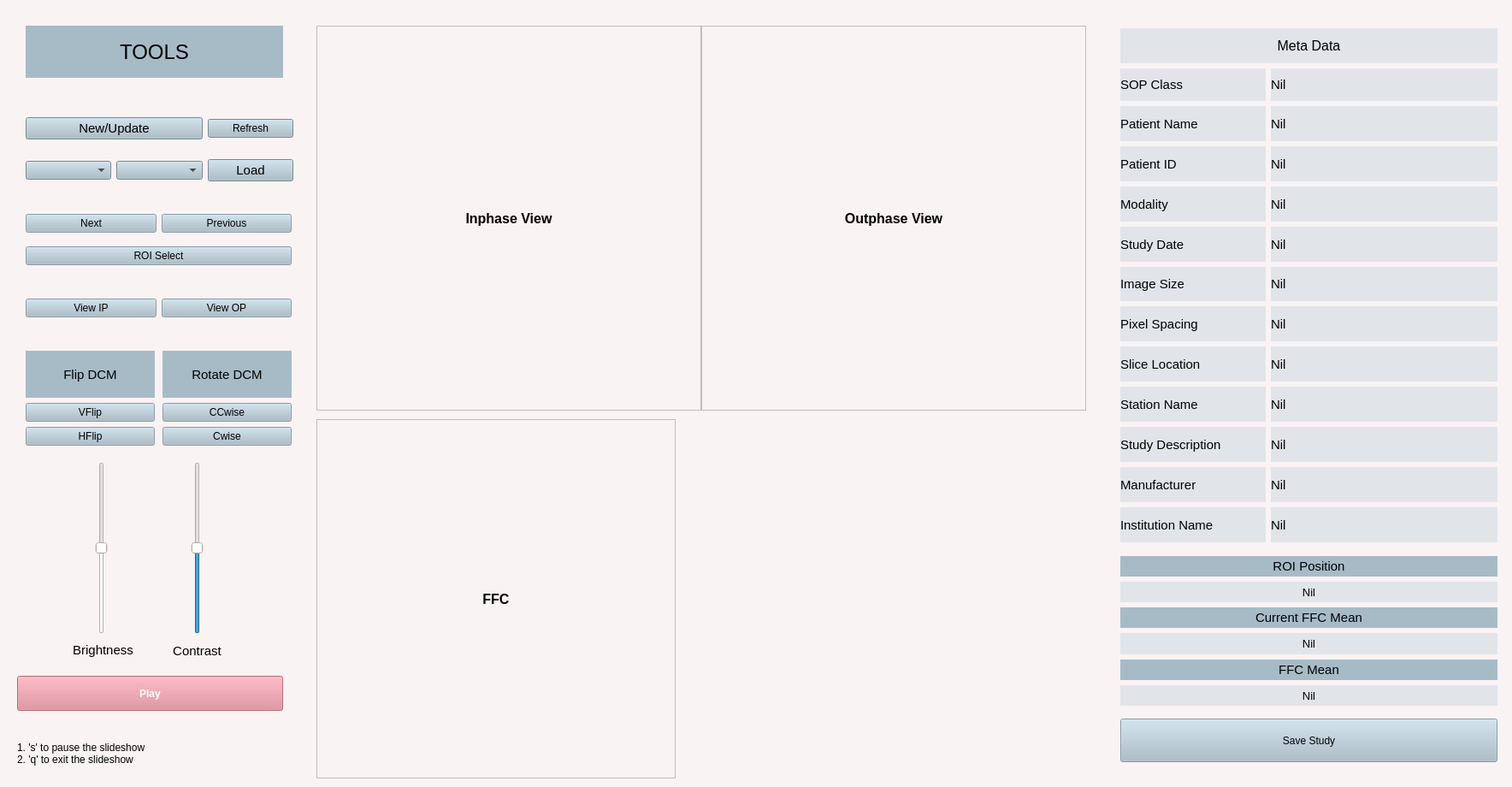
<?xml version="1.0" encoding="UTF-8"?>
<ui version="4.0">
 <class>dicomWindow</class>
 <widget class="QDialog" name="dicomWindow">
  <property name="geometry">
   <rect>
    <x>0</x>
    <y>0</y>
    <width>1768</width>
    <height>920</height>
   </rect>
  </property>
  <property name="maximumSize">
   <size>
    <width>1768</width>
    <height>920</height>
   </size>
  </property>
  <property name="windowTitle">
   <string>Dicom Viewer</string>
  </property>
  <property name="styleSheet">
   <string notr="true">background-color: rgb(250,243,243)</string>
  </property>
  <property name="sizeGripEnabled">
   <bool>false</bool>
  </property>
  <property name="modal">
   <bool>false</bool>
  </property>
  <widget class="QLabel" name="ipView">
   <property name="geometry">
    <rect>
     <x>370</x>
     <y>30</y>
     <width>450</width>
     <height>450</height>
    </rect>
   </property>
   <property name="maximumSize">
    <size>
     <width>450</width>
     <height>450</height>
    </size>
   </property>
   <property name="font">
    <font>
     <pointsize>12</pointsize>
     <weight>75</weight>
     <bold>true</bold>
    </font>
   </property>
   <property name="layoutDirection">
    <enum>Qt::RightToLeft</enum>
   </property>
   <property name="styleSheet">
    <string notr="true">


color: rgb(0,0,0);
</string>
   </property>
   <property name="frameShape">
    <enum>QFrame::StyledPanel</enum>
   </property>
   <property name="text">
    <string>Inphase View</string>
   </property>
   <property name="alignment">
    <set>Qt::AlignCenter</set>
   </property>
  </widget>
  <widget class="QLabel" name="opView">
   <property name="geometry">
    <rect>
     <x>820</x>
     <y>30</y>
     <width>450</width>
     <height>450</height>
    </rect>
   </property>
   <property name="maximumSize">
    <size>
     <width>480</width>
     <height>480</height>
    </size>
   </property>
   <property name="font">
    <font>
     <pointsize>12</pointsize>
     <weight>75</weight>
     <bold>true</bold>
    </font>
   </property>
   <property name="styleSheet">
    <string notr="true">color: rgb(0,0,0);</string>
   </property>
   <property name="frameShape">
    <enum>QFrame::StyledPanel</enum>
   </property>
   <property name="text">
    <string>Outphase View</string>
   </property>
   <property name="alignment">
    <set>Qt::AlignCenter</set>
   </property>
  </widget>
  <widget class="QWidget" name="layoutWidget">
   <property name="geometry">
    <rect>
     <x>1310</x>
     <y>33</y>
     <width>441</width>
     <height>601</height>
    </rect>
   </property>
   <layout class="QGridLayout" name="DataLayout">
    <property name="leftMargin">
     <number>0</number>
    </property>
    <item row="8" column="0">
     <widget class="QLabel" name="slicingLocLbl">
      <property name="font">
       <font>
        <family>Segoe UI</family>
        <pointsize>11</pointsize>
        <weight>50</weight>
        <italic>false</italic>
        <bold>false</bold>
       </font>
      </property>
      <property name="styleSheet">
       <string notr="true">color: rgb(0,0,0);
background-color: rgb(225,229,234)
</string>
      </property>
      <property name="text">
       <string>Slice Location</string>
      </property>
     </widget>
    </item>
    <item row="6" column="0">
     <widget class="QLabel" name="imgSizLbl">
      <property name="font">
       <font>
        <family>Segoe UI</family>
        <pointsize>11</pointsize>
        <weight>50</weight>
        <italic>false</italic>
        <bold>false</bold>
       </font>
      </property>
      <property name="styleSheet">
       <string notr="true">color: rgb(0,0,0);
background-color: rgb(225,229,234)
</string>
      </property>
      <property name="text">
       <string>Image Size</string>
      </property>
     </widget>
    </item>
    <item row="4" column="1">
     <widget class="QLabel" name="modalityDat">
      <property name="font">
       <font>
        <family>Segoe UI</family>
        <pointsize>11</pointsize>
        <weight>50</weight>
        <italic>false</italic>
        <bold>false</bold>
       </font>
      </property>
      <property name="styleSheet">
       <string notr="true">color: rgb(0,0,0);
background-color: rgb(225,229,234)

</string>
      </property>
      <property name="text">
       <string>Nil</string>
      </property>
     </widget>
    </item>
    <item row="6" column="1">
     <widget class="QLabel" name="imgSizDat">
      <property name="font">
       <font>
        <family>Segoe UI</family>
        <pointsize>11</pointsize>
        <weight>50</weight>
        <italic>false</italic>
        <bold>false</bold>
       </font>
      </property>
      <property name="styleSheet">
       <string notr="true">color: rgb(0,0,0);
background-color: rgb(225,229,234)
</string>
      </property>
      <property name="text">
       <string>Nil</string>
      </property>
     </widget>
    </item>
    <item row="2" column="1">
     <widget class="QLabel" name="pNameDat">
      <property name="font">
       <font>
        <family>Segoe UI</family>
        <pointsize>11</pointsize>
        <weight>50</weight>
        <italic>false</italic>
        <bold>false</bold>
       </font>
      </property>
      <property name="styleSheet">
       <string notr="true">color: rgb(0,0,0);
background-color: rgb(225,229,234)
</string>
      </property>
      <property name="text">
       <string>Nil</string>
      </property>
     </widget>
    </item>
    <item row="9" column="1">
     <widget class="QLabel" name="stnNameDat">
      <property name="font">
       <font>
        <family>Segoe UI</family>
        <pointsize>11</pointsize>
        <weight>50</weight>
        <italic>false</italic>
        <bold>false</bold>
       </font>
      </property>
      <property name="styleSheet">
       <string notr="true">color: rgb(0,0,0);
background-color: rgb(225,229,234)
</string>
      </property>
      <property name="text">
       <string>Nil</string>
      </property>
     </widget>
    </item>
    <item row="10" column="0">
     <widget class="QLabel" name="stdyDiscLbl">
      <property name="font">
       <font>
        <family>Segoe UI</family>
        <pointsize>11</pointsize>
        <weight>50</weight>
        <italic>false</italic>
        <bold>false</bold>
       </font>
      </property>
      <property name="styleSheet">
       <string notr="true">color: rgb(0,0,0);
background-color: rgb(225,229,234)
</string>
      </property>
      <property name="text">
       <string>Study Description</string>
      </property>
     </widget>
    </item>
    <item row="8" column="1">
     <widget class="QLabel" name="slicingLocDat">
      <property name="font">
       <font>
        <family>Segoe UI</family>
        <pointsize>11</pointsize>
        <weight>50</weight>
        <italic>false</italic>
        <bold>false</bold>
       </font>
      </property>
      <property name="styleSheet">
       <string notr="true">color: rgb(0,0,0);
background-color: rgb(225,229,234)
</string>
      </property>
      <property name="text">
       <string>Nil</string>
      </property>
     </widget>
    </item>
    <item row="1" column="0">
     <widget class="QLabel" name="sosClassLbl">
      <property name="maximumSize">
       <size>
        <width>170</width>
        <height>38</height>
       </size>
      </property>
      <property name="font">
       <font>
        <family>Segoe UI</family>
        <pointsize>11</pointsize>
        <weight>50</weight>
        <italic>false</italic>
        <bold>false</bold>
       </font>
      </property>
      <property name="styleSheet">
       <string notr="true">color: rgb(0,0,0);
background-color: rgb(225,229,234)
</string>
      </property>
      <property name="text">
       <string>SOP Class</string>
      </property>
     </widget>
    </item>
    <item row="7" column="1">
     <widget class="QLabel" name="pxlSpaceDat">
      <property name="font">
       <font>
        <family>Segoe UI</family>
        <pointsize>11</pointsize>
        <weight>50</weight>
        <italic>false</italic>
        <bold>false</bold>
       </font>
      </property>
      <property name="styleSheet">
       <string notr="true">color: rgb(0,0,0);
background-color: rgb(225,229,234)
</string>
      </property>
      <property name="text">
       <string>Nil</string>
      </property>
     </widget>
    </item>
    <item row="4" column="0">
     <widget class="QLabel" name="modalityLbl">
      <property name="font">
       <font>
        <family>Segoe UI</family>
        <pointsize>11</pointsize>
        <weight>50</weight>
        <italic>false</italic>
        <bold>false</bold>
       </font>
      </property>
      <property name="styleSheet">
       <string notr="true">color: rgb(0,0,0);
background-color: rgb(225,229,234)
</string>
      </property>
      <property name="text">
       <string>Modality</string>
      </property>
     </widget>
    </item>
    <item row="5" column="1">
     <widget class="QLabel" name="stdyDateDat">
      <property name="font">
       <font>
        <family>Segoe UI</family>
        <pointsize>11</pointsize>
        <weight>50</weight>
        <italic>false</italic>
        <bold>false</bold>
       </font>
      </property>
      <property name="styleSheet">
       <string notr="true">color: rgb(0,0,0);
background-color: rgb(225,229,234)

</string>
      </property>
      <property name="text">
       <string>Nil</string>
      </property>
     </widget>
    </item>
    <item row="2" column="0">
     <widget class="QLabel" name="pNameLbl">
      <property name="font">
       <font>
        <family>Segoe UI</family>
        <pointsize>11</pointsize>
        <weight>50</weight>
        <italic>false</italic>
        <bold>false</bold>
       </font>
      </property>
      <property name="styleSheet">
       <string notr="true">color: rgb(0,0,0);
background-color: rgb(225,229,234)
</string>
      </property>
      <property name="text">
       <string>Patient Name</string>
      </property>
     </widget>
    </item>
    <item row="11" column="0">
     <widget class="QLabel" name="mnfLbl">
      <property name="font">
       <font>
        <family>Segoe UI</family>
        <pointsize>11</pointsize>
        <weight>50</weight>
        <italic>false</italic>
        <bold>false</bold>
       </font>
      </property>
      <property name="styleSheet">
       <string notr="true">color: rgb(0,0,0);
background-color: rgb(225,229,234)
</string>
      </property>
      <property name="text">
       <string>Manufacturer</string>
      </property>
     </widget>
    </item>
    <item row="7" column="0">
     <widget class="QLabel" name="pxlSpaceLbl">
      <property name="font">
       <font>
        <family>Segoe UI</family>
        <pointsize>11</pointsize>
        <weight>50</weight>
        <italic>false</italic>
        <bold>false</bold>
       </font>
      </property>
      <property name="styleSheet">
       <string notr="true">color: rgb(0,0,0);
background-color: rgb(225,229,234)
</string>
      </property>
      <property name="text">
       <string>Pixel Spacing</string>
      </property>
     </widget>
    </item>
    <item row="3" column="1">
     <widget class="QLabel" name="pIDDat">
      <property name="font">
       <font>
        <family>Segoe UI</family>
        <pointsize>11</pointsize>
        <weight>50</weight>
        <italic>false</italic>
        <bold>false</bold>
       </font>
      </property>
      <property name="styleSheet">
       <string notr="true">color: rgb(0,0,0);
background-color: rgb(225,229,234)
</string>
      </property>
      <property name="text">
       <string>Nil</string>
      </property>
     </widget>
    </item>
    <item row="1" column="1">
     <widget class="QLabel" name="sosClassDat">
      <property name="font">
       <font>
        <family>Segoe UI</family>
        <pointsize>11</pointsize>
        <weight>50</weight>
        <italic>false</italic>
        <bold>false</bold>
       </font>
      </property>
      <property name="styleSheet">
       <string notr="true">color: rgb(0,0,0);
background-color: rgb(225,229,234)

</string>
      </property>
      <property name="text">
       <string>Nil</string>
      </property>
     </widget>
    </item>
    <item row="11" column="1">
     <widget class="QLabel" name="mnfDat">
      <property name="font">
       <font>
        <family>Segoe UI</family>
        <pointsize>11</pointsize>
        <weight>50</weight>
        <italic>false</italic>
        <bold>false</bold>
       </font>
      </property>
      <property name="styleSheet">
       <string notr="true">color: rgb(0,0,0);
background-color: rgb(225,229,234)
</string>
      </property>
      <property name="text">
       <string>Nil</string>
      </property>
     </widget>
    </item>
    <item row="12" column="0">
     <widget class="QLabel" name="instNameLbl">
      <property name="font">
       <font>
        <family>Segoe UI</family>
        <pointsize>11</pointsize>
        <weight>50</weight>
        <italic>false</italic>
        <bold>false</bold>
       </font>
      </property>
      <property name="styleSheet">
       <string notr="true">color: rgb(0,0,0);
background-color: rgb(225,229,234)
</string>
      </property>
      <property name="text">
       <string>Institution Name</string>
      </property>
     </widget>
    </item>
    <item row="5" column="0">
     <widget class="QLabel" name="stdyDateLbl">
      <property name="font">
       <font>
        <family>Segoe UI</family>
        <pointsize>11</pointsize>
        <weight>50</weight>
        <italic>false</italic>
        <bold>false</bold>
       </font>
      </property>
      <property name="styleSheet">
       <string notr="true">color: rgb(0,0,0);
background-color: rgb(225,229,234)
</string>
      </property>
      <property name="text">
       <string>Study Date</string>
      </property>
     </widget>
    </item>
    <item row="0" column="0" colspan="2">
     <widget class="QLabel" name="headLbl">
      <property name="font">
       <font>
        <family>Segoe UI</family>
        <pointsize>12</pointsize>
        <weight>50</weight>
        <italic>false</italic>
        <bold>false</bold>
       </font>
      </property>
      <property name="styleSheet">
       <string notr="true">color: rgb(0,0,0);
background-color: rgb(225,229,234)
</string>
      </property>
      <property name="text">
       <string>Meta Data</string>
      </property>
      <property name="alignment">
       <set>Qt::AlignCenter</set>
      </property>
     </widget>
    </item>
    <item row="10" column="1">
     <widget class="QLabel" name="stdyDiscDat">
      <property name="font">
       <font>
        <family>Segoe UI</family>
        <pointsize>11</pointsize>
        <weight>50</weight>
        <italic>false</italic>
        <bold>false</bold>
       </font>
      </property>
      <property name="styleSheet">
       <string notr="true">color: rgb(0,0,0);
background-color: rgb(225,229,234)

</string>
      </property>
      <property name="text">
       <string>Nil</string>
      </property>
     </widget>
    </item>
    <item row="3" column="0">
     <widget class="QLabel" name="pIDLbl">
      <property name="font">
       <font>
        <family>Segoe UI</family>
        <pointsize>11</pointsize>
        <weight>50</weight>
        <italic>false</italic>
        <bold>false</bold>
       </font>
      </property>
      <property name="styleSheet">
       <string notr="true">color: rgb(0,0,0);
background-color: rgb(225,229,234)
</string>
      </property>
      <property name="text">
       <string>Patient ID</string>
      </property>
     </widget>
    </item>
    <item row="12" column="1">
     <widget class="QLabel" name="instNameDat">
      <property name="font">
       <font>
        <family>Segoe UI</family>
        <pointsize>11</pointsize>
        <weight>50</weight>
        <italic>false</italic>
        <bold>false</bold>
       </font>
      </property>
      <property name="styleSheet">
       <string notr="true">color: rgb(0,0,0);
background-color: rgb(225,229,234)
</string>
      </property>
      <property name="text">
       <string>Nil</string>
      </property>
     </widget>
    </item>
    <item row="9" column="0">
     <widget class="QLabel" name="stnNameLbl">
      <property name="font">
       <font>
        <family>Segoe UI</family>
        <pointsize>11</pointsize>
        <weight>50</weight>
        <italic>false</italic>
        <bold>false</bold>
       </font>
      </property>
      <property name="styleSheet">
       <string notr="true">color: rgb(0,0,0);
background-color: rgb(225,229,234)
</string>
      </property>
      <property name="text">
       <string>Station Name</string>
      </property>
     </widget>
    </item>
   </layout>
  </widget>
  <widget class="QLabel" name="brightness">
   <property name="geometry">
    <rect>
     <x>80</x>
     <y>750</y>
     <width>81</width>
     <height>20</height>
    </rect>
   </property>
   <property name="font">
    <font>
     <family>MS Shell Dlg 2</family>
     <pointsize>11</pointsize>
     <weight>50</weight>
     <italic>false</italic>
     <bold>false</bold>
    </font>
   </property>
   <property name="styleSheet">
    <string notr="true">

color: rgb(0,0,0);
</string>
   </property>
   <property name="text">
    <string>Brightness</string>
   </property>
   <property name="alignment">
    <set>Qt::AlignCenter</set>
   </property>
  </widget>
  <widget class="QLabel" name="contrast">
   <property name="geometry">
    <rect>
     <x>190</x>
     <y>750</y>
     <width>81</width>
     <height>21</height>
    </rect>
   </property>
   <property name="font">
    <font>
     <family>MS Shell Dlg 2</family>
     <pointsize>11</pointsize>
     <weight>50</weight>
     <italic>false</italic>
     <bold>false</bold>
    </font>
   </property>
   <property name="styleSheet">
    <string notr="true">

color: rgb(0,0,0);
</string>
   </property>
   <property name="text">
    <string>Contrast</string>
   </property>
   <property name="alignment">
    <set>Qt::AlignCenter</set>
   </property>
  </widget>
  <widget class="QWidget" name="layoutWidget">
   <property name="geometry">
    <rect>
     <x>20</x>
     <y>540</y>
     <width>311</width>
     <height>201</height>
    </rect>
   </property>
   <layout class="QHBoxLayout" name="SliderLayout">
    <item>
     <widget class="QSlider" name="brightSlid">
      <property name="palette">
       <palette>
        <active>
         <colorrole role="Button">
          <brush brushstyle="SolidPattern">
           <color alpha="255">
            <red>250</red>
            <green>243</green>
            <blue>243</blue>
           </color>
          </brush>
         </colorrole>
         <colorrole role="Base">
          <brush brushstyle="SolidPattern">
           <color alpha="255">
            <red>250</red>
            <green>243</green>
            <blue>243</blue>
           </color>
          </brush>
         </colorrole>
         <colorrole role="Window">
          <brush brushstyle="SolidPattern">
           <color alpha="255">
            <red>250</red>
            <green>243</green>
            <blue>243</blue>
           </color>
          </brush>
         </colorrole>
         <colorrole role="Highlight">
          <brush brushstyle="SolidPattern">
           <color alpha="255">
            <red>255</red>
            <green>255</green>
            <blue>255</blue>
           </color>
          </brush>
         </colorrole>
         <colorrole role="HighlightedText">
          <brush brushstyle="SolidPattern">
           <color alpha="255">
            <red>255</red>
            <green>255</green>
            <blue>255</blue>
           </color>
          </brush>
         </colorrole>
        </active>
        <inactive>
         <colorrole role="Button">
          <brush brushstyle="SolidPattern">
           <color alpha="255">
            <red>250</red>
            <green>243</green>
            <blue>243</blue>
           </color>
          </brush>
         </colorrole>
         <colorrole role="Base">
          <brush brushstyle="SolidPattern">
           <color alpha="255">
            <red>250</red>
            <green>243</green>
            <blue>243</blue>
           </color>
          </brush>
         </colorrole>
         <colorrole role="Window">
          <brush brushstyle="SolidPattern">
           <color alpha="255">
            <red>250</red>
            <green>243</green>
            <blue>243</blue>
           </color>
          </brush>
         </colorrole>
         <colorrole role="Highlight">
          <brush brushstyle="SolidPattern">
           <color alpha="255">
            <red>255</red>
            <green>255</green>
            <blue>255</blue>
           </color>
          </brush>
         </colorrole>
         <colorrole role="HighlightedText">
          <brush brushstyle="SolidPattern">
           <color alpha="255">
            <red>255</red>
            <green>255</green>
            <blue>255</blue>
           </color>
          </brush>
         </colorrole>
        </inactive>
        <disabled>
         <colorrole role="Button">
          <brush brushstyle="SolidPattern">
           <color alpha="255">
            <red>250</red>
            <green>243</green>
            <blue>243</blue>
           </color>
          </brush>
         </colorrole>
         <colorrole role="Base">
          <brush brushstyle="SolidPattern">
           <color alpha="255">
            <red>250</red>
            <green>243</green>
            <blue>243</blue>
           </color>
          </brush>
         </colorrole>
         <colorrole role="Window">
          <brush brushstyle="SolidPattern">
           <color alpha="255">
            <red>250</red>
            <green>243</green>
            <blue>243</blue>
           </color>
          </brush>
         </colorrole>
         <colorrole role="Highlight">
          <brush brushstyle="SolidPattern">
           <color alpha="255">
            <red>255</red>
            <green>255</green>
            <blue>255</blue>
           </color>
          </brush>
         </colorrole>
         <colorrole role="HighlightedText">
          <brush brushstyle="SolidPattern">
           <color alpha="255">
            <red>255</red>
            <green>255</green>
            <blue>255</blue>
           </color>
          </brush>
         </colorrole>
        </disabled>
       </palette>
      </property>
      <property name="styleSheet">
       <string notr="true"/>
      </property>
      <property name="maximum">
       <number>256</number>
      </property>
      <property name="singleStep">
       <number>2</number>
      </property>
      <property name="value">
       <number>128</number>
      </property>
      <property name="sliderPosition">
       <number>128</number>
      </property>
      <property name="orientation">
       <enum>Qt::Vertical</enum>
      </property>
      <property name="invertedAppearance">
       <bool>false</bool>
      </property>
      <property name="tickInterval">
       <number>0</number>
      </property>
     </widget>
    </item>
    <item>
     <widget class="QSlider" name="contrastSlid">
      <property name="styleSheet">
       <string notr="true"/>
      </property>
      <property name="maximum">
       <number>128</number>
      </property>
      <property name="singleStep">
       <number>2</number>
      </property>
      <property name="value">
       <number>64</number>
      </property>
      <property name="sliderPosition">
       <number>64</number>
      </property>
      <property name="orientation">
       <enum>Qt::Vertical</enum>
      </property>
      <property name="invertedAppearance">
       <bool>false</bool>
      </property>
     </widget>
    </item>
   </layout>
  </widget>
  <widget class="QPushButton" name="saveStdyBtn">
   <property name="enabled">
    <bool>false</bool>
   </property>
   <property name="geometry">
    <rect>
     <x>1310</x>
     <y>840</y>
     <width>441</width>
     <height>51</height>
    </rect>
   </property>
   <property name="styleSheet">
    <string notr="true">border-color: rgb(21, 21, 21);
font: 11pt &quot;MS Shell Dlg 2&quot;;
border-color: rgb(42, 42, 42);
background-color: rgb(68, 68, 68);
color: rgb(184, 184, 184);

color: rgb(0, 0,0);
background-color: rgb(167,187,199)
</string>
   </property>
   <property name="text">
    <string>Save Study</string>
   </property>
  </widget>
  <widget class="QLabel" name="ffcView">
   <property name="geometry">
    <rect>
     <x>370</x>
     <y>490</y>
     <width>420</width>
     <height>420</height>
    </rect>
   </property>
   <property name="maximumSize">
    <size>
     <width>420</width>
     <height>420</height>
    </size>
   </property>
   <property name="font">
    <font>
     <pointsize>12</pointsize>
     <weight>75</weight>
     <bold>true</bold>
    </font>
   </property>
   <property name="styleSheet">
    <string notr="true">


color: rgb(0,0,0);

</string>
   </property>
   <property name="frameShape">
    <enum>QFrame::StyledPanel</enum>
   </property>
   <property name="text">
    <string>FFC</string>
   </property>
   <property name="alignment">
    <set>Qt::AlignCenter</set>
   </property>
   <property name="margin">
    <number>1</number>
   </property>
  </widget>
  <widget class="QWidget" name="verticalLayoutWidget">
   <property name="geometry">
    <rect>
     <x>1310</x>
     <y>650</y>
     <width>441</width>
     <height>175</height>
    </rect>
   </property>
   <layout class="QVBoxLayout" name="verticalLayout">
    <item>
     <widget class="QLabel" name="ROIposLbl">
      <property name="font">
       <font>
        <family>MS Shell Dlg 2</family>
        <pointsize>11</pointsize>
        <weight>50</weight>
        <italic>false</italic>
        <bold>false</bold>
       </font>
      </property>
      <property name="styleSheet">
       <string notr="true">color: rgb(0, 0,0);
background-color: rgb(167,187,199)

</string>
      </property>
      <property name="text">
       <string>ROI Position</string>
      </property>
      <property name="alignment">
       <set>Qt::AlignCenter</set>
      </property>
     </widget>
    </item>
    <item>
     <widget class="QLabel" name="ROIposVal">
      <property name="font">
       <font>
        <pointsize>10</pointsize>
       </font>
      </property>
      <property name="styleSheet">
       <string notr="true">color: rgb(0,0,0);
background-color: rgb(225,229,234)
</string>
      </property>
      <property name="text">
       <string>Nil</string>
      </property>
      <property name="alignment">
       <set>Qt::AlignCenter</set>
      </property>
     </widget>
    </item>
    <item>
     <widget class="QLabel" name="CrntFFCLbl">
      <property name="font">
       <font>
        <family>MS Shell Dlg 2</family>
        <pointsize>11</pointsize>
        <weight>50</weight>
        <italic>false</italic>
        <bold>false</bold>
       </font>
      </property>
      <property name="styleSheet">
       <string notr="true">color: rgb(0, 0,0);
background-color: rgb(167,187,199)
</string>
      </property>
      <property name="text">
       <string>Current FFC Mean</string>
      </property>
      <property name="alignment">
       <set>Qt::AlignCenter</set>
      </property>
     </widget>
    </item>
    <item>
     <widget class="QLabel" name="CrntFFCVal">
      <property name="font">
       <font>
        <pointsize>10</pointsize>
       </font>
      </property>
      <property name="styleSheet">
       <string notr="true">color: rgb(0,0,0);
background-color: rgb(225,229,234)
</string>
      </property>
      <property name="text">
       <string>Nil</string>
      </property>
      <property name="alignment">
       <set>Qt::AlignCenter</set>
      </property>
     </widget>
    </item>
    <item>
     <widget class="QLabel" name="FFCMnLbl">
      <property name="font">
       <font>
        <family>MS Shell Dlg 2</family>
        <pointsize>11</pointsize>
        <weight>50</weight>
        <italic>false</italic>
        <bold>false</bold>
       </font>
      </property>
      <property name="styleSheet">
       <string notr="true">color: rgb(0, 0,0);
background-color: rgb(167,187,199)
</string>
      </property>
      <property name="text">
       <string>FFC Mean</string>
      </property>
      <property name="alignment">
       <set>Qt::AlignCenter</set>
      </property>
     </widget>
    </item>
    <item>
     <widget class="QLabel" name="FFCMnVal">
      <property name="font">
       <font>
        <pointsize>10</pointsize>
       </font>
      </property>
      <property name="styleSheet">
       <string notr="true">color: rgb(0,0,0);
background-color: rgb(225,229,234)
</string>
      </property>
      <property name="text">
       <string>Nil</string>
      </property>
      <property name="alignment">
       <set>Qt::AlignCenter</set>
      </property>
     </widget>
    </item>
   </layout>
  </widget>
  <widget class="QTableWidget" name="mffcTbl">
   <property name="geometry">
    <rect>
     <x>820</x>
     <y>490</y>
     <width>461</width>
     <height>321</height>
    </rect>
   </property>
   <property name="sizePolicy">
    <sizepolicy hsizetype="Maximum" vsizetype="Expanding">
     <horstretch>0</horstretch>
     <verstretch>0</verstretch>
    </sizepolicy>
   </property>
   <property name="styleSheet">
    <string notr="true">color: rgb(255, 255, 255);
alternate-background-color: rgb(255, 255, 255);
</string>
   </property>
   <property name="frameShape">
    <enum>QFrame::NoFrame</enum>
   </property>
   <property name="editTriggers">
    <set>QAbstractItemView::NoEditTriggers</set>
   </property>
   <property name="selectionMode">
    <enum>QAbstractItemView::NoSelection</enum>
   </property>
   <property name="textElideMode">
    <enum>Qt::ElideMiddle</enum>
   </property>
   <attribute name="horizontalHeaderCascadingSectionResizes">
    <bool>true</bool>
   </attribute>
   <attribute name="horizontalHeaderDefaultSectionSize">
    <number>210</number>
   </attribute>
   <attribute name="horizontalHeaderShowSortIndicator" stdset="0">
    <bool>false</bool>
   </attribute>
   <attribute name="verticalHeaderCascadingSectionResizes">
    <bool>true</bool>
   </attribute>
  </widget>
  <widget class="QPushButton" name="slideShwBtn">
   <property name="enabled">
    <bool>false</bool>
   </property>
   <property name="geometry">
    <rect>
     <x>20</x>
     <y>790</y>
     <width>311</width>
     <height>41</height>
    </rect>
   </property>
   <property name="font">
    <font>
     <weight>75</weight>
     <bold>true</bold>
    </font>
   </property>
   <property name="autoFillBackground">
    <bool>false</bool>
   </property>
   <property name="styleSheet">
    <string notr="true">background-color: rgb(218, 127, 143);
color: white;</string>
   </property>
   <property name="text">
    <string>Play</string>
   </property>
  </widget>
  <widget class="QLabel" name="hotkeyLbl">
   <property name="enabled">
    <bool>false</bool>
   </property>
   <property name="geometry">
    <rect>
     <x>20</x>
     <y>850</y>
     <width>311</width>
     <height>61</height>
    </rect>
   </property>
   <property name="styleSheet">
    <string notr="true">color: rgb(0,0,0);
border-color: rgb(255, 255, 255);

font: 12pt &quot;MS Shell Dlg 2&quot;;</string>
   </property>
   <property name="text">
    <string>1. 's' to pause the slideshow
2. 'q' to exit the slideshow</string>
   </property>
  </widget>
  <widget class="QWidget" name="gridLayoutWidget">
   <property name="geometry">
    <rect>
     <x>30</x>
     <y>120</y>
     <width>313</width>
     <height>109</height>
    </rect>
   </property>
   <layout class="QGridLayout" name="gridLayout">
    <item row="1" column="0">
     <widget class="QComboBox" name="uName">
      <property name="styleSheet">
       <string notr="true">border-color: rgb(21, 21, 21);
font: 11pt &quot;MS Shell Dlg 2&quot;;
border-color: rgb(42, 42, 42);
background-color: rgb(68, 68, 68);
color: rgb(184, 184, 184);


color: rgb(0,0,0);
background-color: rgb(167,187,199)</string>
      </property>
     </widget>
    </item>
    <item row="0" column="2">
     <widget class="QPushButton" name="refreshBtn">
      <property name="styleSheet">
       <string notr="true">border-color: rgb(21, 21, 21);
font: 11pt &quot;MS Shell Dlg 2&quot;;
border-color: rgb(42, 42, 42);
background-color: rgb(68, 68, 68);
color: rgb(184, 184, 184);


color: rgb(0,0,0);
background-color: rgb(167,187,199)</string>
      </property>
      <property name="text">
       <string>Refresh</string>
      </property>
     </widget>
    </item>
    <item row="0" column="0" colspan="2">
     <widget class="QPushButton" name="cuBtn">
      <property name="font">
       <font>
        <family>MS Shell Dlg 2</family>
        <pointsize>11</pointsize>
        <weight>50</weight>
        <italic>false</italic>
        <bold>false</bold>
       </font>
      </property>
      <property name="contextMenuPolicy">
       <enum>Qt::DefaultContextMenu</enum>
      </property>
      <property name="styleSheet">
       <string notr="true">border-color: rgb(21, 21, 21);
font: 11pt &quot;MS Shell Dlg 2&quot;;
border-color: rgb(42, 42, 42);
background-color: rgb(68, 68, 68);
color: rgb(184, 184, 184);


color: rgb(0,0,0);
background-color: rgb(167,187,199)
</string>
      </property>
      <property name="text">
       <string>New/Update</string>
      </property>
     </widget>
    </item>
    <item row="1" column="1">
     <widget class="QComboBox" name="uStudy">
      <property name="styleSheet">
       <string notr="true">border-color: rgb(21, 21, 21);
font: 11pt &quot;MS Shell Dlg 2&quot;;
border-color: rgb(42, 42, 42);
background-color: rgb(68, 68, 68);
color: rgb(184, 184, 184);



color: rgb(0,0,0);
background-color: rgb(167,187,199)</string>
      </property>
     </widget>
    </item>
    <item row="1" column="2">
     <widget class="QPushButton" name="laodBtn">
      <property name="font">
       <font>
        <family>MS Shell Dlg 2</family>
        <pointsize>11</pointsize>
        <weight>50</weight>
        <italic>false</italic>
        <bold>false</bold>
       </font>
      </property>
      <property name="styleSheet">
       <string notr="true">border-color: rgb(21, 21, 21);
font: 11pt &quot;MS Shell Dlg 2&quot;;
border-color: rgb(42, 42, 42);
background-color: rgb(68, 68, 68);
color: rgb(184, 184, 184);


color: rgb(0,0,0);
background-color: rgb(167,187,199)</string>
      </property>
      <property name="text">
       <string>Load</string>
      </property>
     </widget>
    </item>
   </layout>
  </widget>
  <widget class="QWidget" name="gridLayoutWidget_2">
   <property name="geometry">
    <rect>
     <x>30</x>
     <y>240</y>
     <width>311</width>
     <height>80</height>
    </rect>
   </property>
   <layout class="QGridLayout" name="gridLayout_2">
    <item row="0" column="0">
     <widget class="QPushButton" name="nextBtn">
      <property name="enabled">
       <bool>false</bool>
      </property>
      <property name="styleSheet">
       <string notr="true">border-color: rgb(21, 21, 21);
font: 11pt &quot;MS Shell Dlg 2&quot;;
border-color: rgb(42, 42, 42);
background-color: rgb(68, 68, 68);
color: rgb(184, 184, 184);



color: rgb(0,0,0);
background-color: rgb(167,187,199)</string>
      </property>
      <property name="text">
       <string>Next</string>
      </property>
     </widget>
    </item>
    <item row="0" column="1">
     <widget class="QPushButton" name="prevBtn">
      <property name="enabled">
       <bool>false</bool>
      </property>
      <property name="styleSheet">
       <string notr="true">border-color: rgb(21, 21, 21);
font: 11pt &quot;MS Shell Dlg 2&quot;;
border-color: rgb(42, 42, 42);
background-color: rgb(68, 68, 68);
color: rgb(184, 184, 184);



color: rgb(0,0,0);
background-color: rgb(167,187,199)</string>
      </property>
      <property name="text">
       <string>Previous</string>
      </property>
     </widget>
    </item>
    <item row="1" column="0" colspan="2">
     <widget class="QPushButton" name="roiBtn">
      <property name="enabled">
       <bool>false</bool>
      </property>
      <property name="styleSheet">
       <string notr="true">border-color: rgb(21, 21, 21);
font: 11pt &quot;MS Shell Dlg 2&quot;;
border-color: rgb(42, 42, 42);
background-color: rgb(68, 68, 68);
color: rgb(184, 184, 184);


color: rgb(0,0,0);
background-color: rgb(167,187,199)</string>
      </property>
      <property name="text">
       <string>ROI Select</string>
      </property>
     </widget>
    </item>
   </layout>
  </widget>
  <widget class="QWidget" name="gridLayoutWidget_3">
   <property name="geometry">
    <rect>
     <x>30</x>
     <y>320</y>
     <width>311</width>
     <height>80</height>
    </rect>
   </property>
   <layout class="QGridLayout" name="gridLayout_3">
    <item row="0" column="1">
     <widget class="QPushButton" name="zmOPBtn">
      <property name="enabled">
       <bool>false</bool>
      </property>
      <property name="styleSheet">
       <string notr="true">border-color: rgb(21, 21, 21);
font: 11pt &quot;MS Shell Dlg 2&quot;;
border-color: rgb(42, 42, 42);
background-color: rgb(68, 68, 68);
color: rgb(184, 184, 184);


color: rgb(0,0,0);
background-color: rgb(167,187,199)</string>
      </property>
      <property name="text">
       <string>View OP</string>
      </property>
     </widget>
    </item>
    <item row="0" column="0">
     <widget class="QPushButton" name="zmIPBtn">
      <property name="enabled">
       <bool>false</bool>
      </property>
      <property name="styleSheet">
       <string notr="true">border-color: rgb(21, 21, 21);
font: 11pt &quot;MS Shell Dlg 2&quot;;
border-color: rgb(42, 42, 42);
background-color: rgb(68, 68, 68);
color: rgb(184, 184, 184);

color: rgb(0,0,0);
background-color: rgb(167,187,199)</string>
      </property>
      <property name="text">
       <string>View IP</string>
      </property>
     </widget>
    </item>
   </layout>
  </widget>
  <widget class="QWidget" name="gridLayoutWidget_4">
   <property name="geometry">
    <rect>
     <x>190</x>
     <y>410</y>
     <width>151</width>
     <height>111</height>
    </rect>
   </property>
   <layout class="QGridLayout" name="gridLayout_4">
    <item row="3" column="0">
     <widget class="QPushButton" name="cBtn">
      <property name="enabled">
       <bool>false</bool>
      </property>
      <property name="styleSheet">
       <string notr="true">border-color: rgb(21, 21, 21);
font: 11pt &quot;MS Shell Dlg 2&quot;;
border-color: rgb(42, 42, 42);
background-color: rgb(68, 68, 68);
color: rgb(184, 184, 184);


color: rgb(0,0,0);
background-color: rgb(167,187,199)</string>
      </property>
      <property name="text">
       <string>Cwise</string>
      </property>
     </widget>
    </item>
    <item row="0" column="0">
     <widget class="QLabel" name="rotateLbl">
      <property name="font">
       <font>
        <family>MS Shell Dlg 2</family>
        <pointsize>11</pointsize>
        <weight>50</weight>
        <italic>false</italic>
        <bold>false</bold>
       </font>
      </property>
      <property name="styleSheet">
       <string notr="true">color: rgb(0,0,0);
background-color: rgb(167,187,199)</string>
      </property>
      <property name="text">
       <string>Rotate DCM</string>
      </property>
      <property name="alignment">
       <set>Qt::AlignCenter</set>
      </property>
     </widget>
    </item>
    <item row="1" column="0">
     <widget class="QPushButton" name="ccBtn">
      <property name="enabled">
       <bool>false</bool>
      </property>
      <property name="styleSheet">
       <string notr="true">border-color: rgb(21, 21, 21);
font: 11pt &quot;MS Shell Dlg 2&quot;;
border-color: rgb(42, 42, 42);
background-color: rgb(68, 68, 68);
color: rgb(184, 184, 184);


color: rgb(0,0,0);
background-color: rgb(167,187,199)</string>
      </property>
      <property name="text">
       <string>CCwise</string>
      </property>
     </widget>
    </item>
   </layout>
  </widget>
  <widget class="QWidget" name="gridLayoutWidget_5">
   <property name="geometry">
    <rect>
     <x>30</x>
     <y>410</y>
     <width>151</width>
     <height>111</height>
    </rect>
   </property>
   <layout class="QGridLayout" name="gridLayout_5">
    <item row="2" column="0">
     <widget class="QPushButton" name="vfBtn">
      <property name="enabled">
       <bool>false</bool>
      </property>
      <property name="styleSheet">
       <string notr="true">border-color: rgb(21, 21, 21);
font: 11pt &quot;MS Shell Dlg 2&quot;;
border-color: rgb(42, 42, 42);
background-color: rgb(68, 68, 68);
color: rgb(184, 184, 184);


color: rgb(0,0,0);
background-color: rgb(167,187,199)</string>
      </property>
      <property name="text">
       <string>VFlip</string>
      </property>
     </widget>
    </item>
    <item row="3" column="0">
     <widget class="QPushButton" name="hfBtn">
      <property name="enabled">
       <bool>false</bool>
      </property>
      <property name="styleSheet">
       <string notr="true">border-color: rgb(21, 21, 21);
font: 11pt &quot;MS Shell Dlg 2&quot;;
border-color: rgb(42, 42, 42);
background-color: rgb(68, 68, 68);
color: rgb(184, 184, 184);


color: rgb(0,0,0);
background-color: rgb(167,187,199)</string>
      </property>
      <property name="text">
       <string>HFlip</string>
      </property>
     </widget>
    </item>
    <item row="1" column="0">
     <widget class="QLabel" name="flipLbl">
      <property name="font">
       <font>
        <family>MS Shell Dlg 2</family>
        <pointsize>11</pointsize>
        <weight>50</weight>
        <italic>false</italic>
        <bold>false</bold>
       </font>
      </property>
      <property name="styleSheet">
       <string notr="true">

color: rgb(0,0,0);
background-color: rgb(167,187,199)</string>
      </property>
      <property name="text">
       <string>Flip DCM</string>
      </property>
      <property name="alignment">
       <set>Qt::AlignCenter</set>
      </property>
     </widget>
    </item>
   </layout>
  </widget>
  <widget class="QLabel" name="headLbl_2">
   <property name="geometry">
    <rect>
     <x>30</x>
     <y>30</y>
     <width>301</width>
     <height>61</height>
    </rect>
   </property>
   <property name="font">
    <font>
     <family>Segoe UI</family>
     <pointsize>18</pointsize>
     <weight>50</weight>
     <italic>false</italic>
     <bold>false</bold>
    </font>
   </property>
   <property name="focusPolicy">
    <enum>Qt::NoFocus</enum>
   </property>
   <property name="styleSheet">
    <string notr="true">color: rgb(0, 0,0);
background-color: rgb(167,187,199)
</string>
   </property>
   <property name="frameShape">
    <enum>QFrame::NoFrame</enum>
   </property>
   <property name="frameShadow">
    <enum>QFrame::Raised</enum>
   </property>
   <property name="text">
    <string>TOOLS</string>
   </property>
   <property name="alignment">
    <set>Qt::AlignCenter</set>
   </property>
  </widget>
 </widget>
 <resources/>
 <connections/>
</ui>
